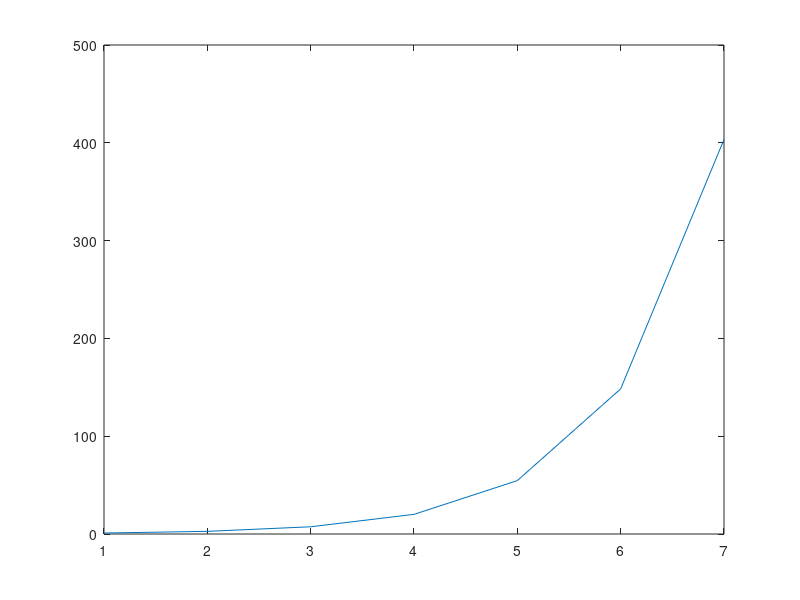
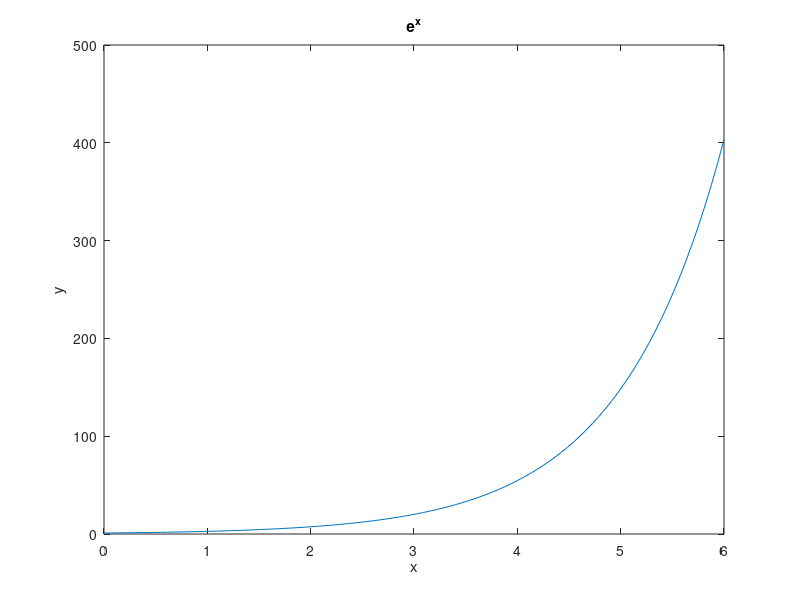

MATLAB code for these plots, in order:
%%
%Conditional statement if
%% 
% if condition
%to check whether a number is even
clc;clear all;
a = input('Enter value of a')
if rem(a, 2) == 0
    disp('a is even')
end
%%
%if - random number is even or not
clear all;clc;

a = randi(50, 1);
% If it is even, divide by 2
if rem(a, 2) == 0
    disp('a is even')
    a
    b = a/2
end
%%
%if else
%to ckeck whether the number is odd or even 
clc;clear all;
a = input('Enter value of a')
if rem(a, 2) == 0
    disp('a is even')
else
    disp('a is odd')
end
%%
% if else to do two operation based on one condition
clc;clear all;
a = input('Enter value of a')
if a > 10
    disp('I am good')
else
    disp('I am fine')
end

%%
%if else or elseif
clear all;clc
a = randi(100, 1)

if a < 30
    disp('a is small')
elseif a < 80
    disp('a is medium')
else
    disp('a is large')
end

%%
%while loop for multiplication 2*6
clc;clear all;
a = 0;
i = 1;
while i <= 6
    i;
    a = a + 2;
    i = i +1;
end
a

%%
% using while loop to find factorial of a number
clc;clear all;
n = 4;
f = n;
while n > 1
    n = n-1;
    f = f*n;
end
f
%%
%while loop to find 3^4
clc;clear all;
n =4;
f = 3;
s = 3;
while n > 1
    f = f*s;
    n = n-1;   
end
f
%%
%usage of for loop to plot exponential function
clc;clear all
for i = 0:6
    
    s(i+1) = exp(i);
    
end
figure;plot(s);

%plotting exponential fumction using linspace with 100 points between 0 and
%6
x = linspace(0,6,100);
y = exp(x);
figure;plot(x,y);xlabel('x');ylabel('y');title('e^x')


%%
%sum of n numbers using for loop
clc;clear all;
a = 1:10;
sum_a = 0;
for i = 1:length(a)
    sum_a = sum_a + a(i);
end
disp(sum_a)
